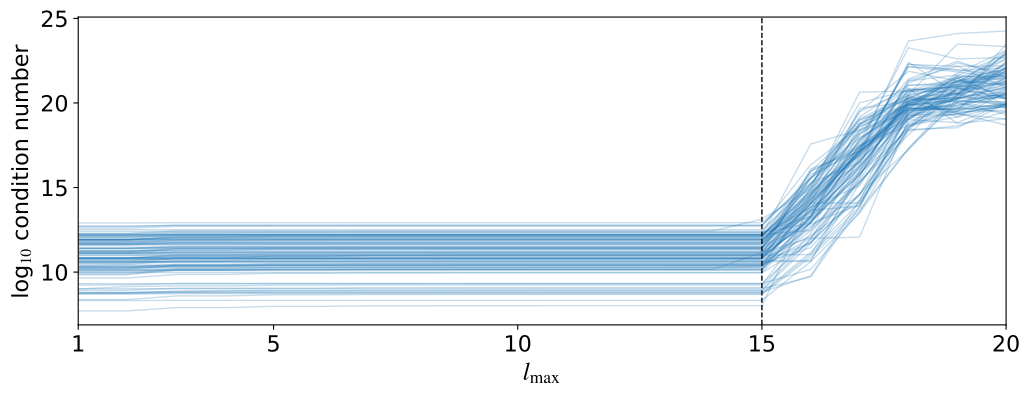

This figure's Python source:
import numpy as np
import matplotlib.pyplot as plt
from starry_process import StarryProcess, gauss2beta
import theano
import theano.tensor as tt
from tqdm import tqdm
import os

# Compile the function to get the covariance matrix
r = tt.dscalar()
a = tt.dscalar()
b = tt.dscalar()
c = tt.dscalar()
n = tt.dscalar()
get_cov = theano.function(
    [r, a, b, c, n],
    StarryProcess(
        ydeg=20, epsy=1e-12, epsy15=0, r=r, a=a, b=b, c=c, n=n
    ).cov_ylm,
)

# Plot the condition number for 100 prior samples
C = lambda cov, l: np.linalg.cond(cov[: (l + 1) ** 2, : (l + 1) ** 2])
ls = np.arange(1, 21)
nsamples = 100

fig, ax = plt.subplots(1)
np.random.seed(0)
for j in tqdm(range(nsamples), disable=bool(int(os.getenv("NOTQDM", "0")))):
    r = np.random.uniform(10, 45)
    c = np.random.random()
    n = np.random.uniform(1, 50)
    mu = np.random.uniform(0, 85)
    sigma = np.random.uniform(5, 40)
    cov = get_cov(r, *gauss2beta(mu, sigma), c, n)
    logC = np.log10([C(cov, l) for l in ls])
    ax.plot(ls, logC, color="C0", lw=1, alpha=0.25)

ax.margins(0, None)
ax.axvline(15, color="k", lw=1, ls="--")
ax.set_xticks([1, 5, 10, 15, 20])
ax.set_xlabel(r"$l_\mathrm{max}$", fontsize=18)
ax.set_ylabel(r"log$_{10}$ condition number")

# We're done!
fig.savefig(
    os.path.abspath(__file__).replace(".py", ".pdf"), bbox_inches="tight"
)
